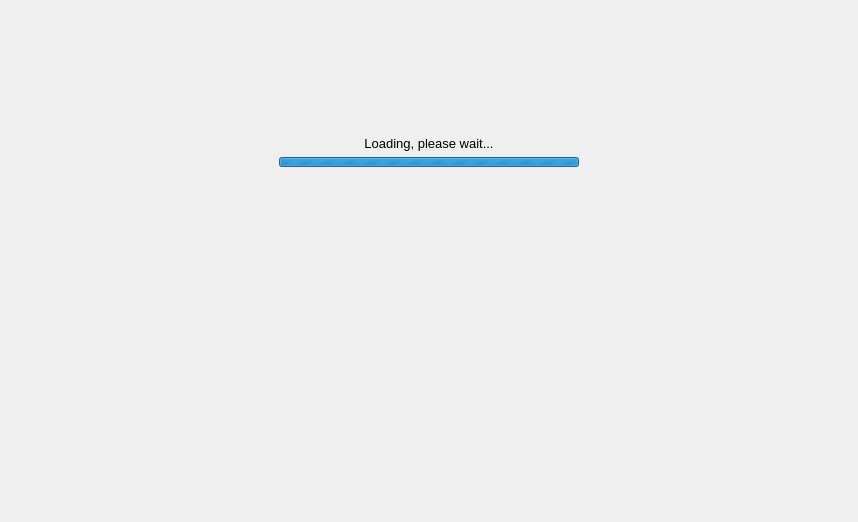
<?xml version="1.0" encoding="UTF-8"?>
<ui version="4.0">
 <class>QWaitingWidget</class>
 <widget class="QWidget" name="QWaitingWidget">
  <property name="geometry">
   <rect>
    <x>0</x>
    <y>0</y>
    <width>858</width>
    <height>522</height>
   </rect>
  </property>
  <property name="windowTitle">
   <string>Form</string>
  </property>
  <layout class="QVBoxLayout" name="verticalLayout">
   <item>
    <spacer name="vSpacerV1">
     <property name="orientation">
      <enum>Qt::Vertical</enum>
     </property>
     <property name="sizeType">
      <enum>QSizePolicy::Preferred</enum>
     </property>
     <property name="sizeHint" stdset="0">
      <size>
       <width>20</width>
       <height>125</height>
      </size>
     </property>
    </spacer>
   </item>
   <item>
    <widget class="QLabel" name="labelText">
     <property name="font">
      <font>
       <family>Segoe UI</family>
       <pointsize>10</pointsize>
       <stylestrategy>PreferAntialias</stylestrategy>
      </font>
     </property>
     <property name="text">
      <string>Loading, please wait...</string>
     </property>
     <property name="alignment">
      <set>Qt::AlignCenter</set>
     </property>
    </widget>
   </item>
   <item>
    <layout class="QHBoxLayout" name="hLayoutPic">
     <item>
      <spacer name="hSpacerH1">
       <property name="orientation">
        <enum>Qt::Horizontal</enum>
       </property>
       <property name="sizeHint" stdset="0">
        <size>
         <width>40</width>
         <height>0</height>
        </size>
       </property>
      </spacer>
     </item>
     <item>
      <widget class="QProgressBar" name="progressBar">
       <property name="sizePolicy">
        <sizepolicy hsizetype="Preferred" vsizetype="Fixed">
         <horstretch>0</horstretch>
         <verstretch>0</verstretch>
        </sizepolicy>
       </property>
       <property name="minimumSize">
        <size>
         <width>300</width>
         <height>10</height>
        </size>
       </property>
       <property name="maximumSize">
        <size>
         <width>300</width>
         <height>10</height>
        </size>
       </property>
       <property name="minimum">
        <number>0</number>
       </property>
       <property name="maximum">
        <number>0</number>
       </property>
       <property name="value">
        <number>-1</number>
       </property>
       <property name="alignment">
        <set>Qt::AlignCenter</set>
       </property>
       <property name="textVisible">
        <bool>false</bool>
       </property>
       <property name="orientation">
        <enum>Qt::Horizontal</enum>
       </property>
       <property name="textDirection">
        <enum>QProgressBar::TopToBottom</enum>
       </property>
      </widget>
     </item>
     <item>
      <spacer name="hSpacerH2">
       <property name="orientation">
        <enum>Qt::Horizontal</enum>
       </property>
       <property name="sizeHint" stdset="0">
        <size>
         <width>40</width>
         <height>0</height>
        </size>
       </property>
      </spacer>
     </item>
    </layout>
   </item>
   <item>
    <spacer name="vSpacerV2">
     <property name="orientation">
      <enum>Qt::Vertical</enum>
     </property>
     <property name="sizeHint" stdset="0">
      <size>
       <width>20</width>
       <height>196</height>
      </size>
     </property>
    </spacer>
   </item>
  </layout>
 </widget>
 <resources/>
 <connections/>
</ui>
